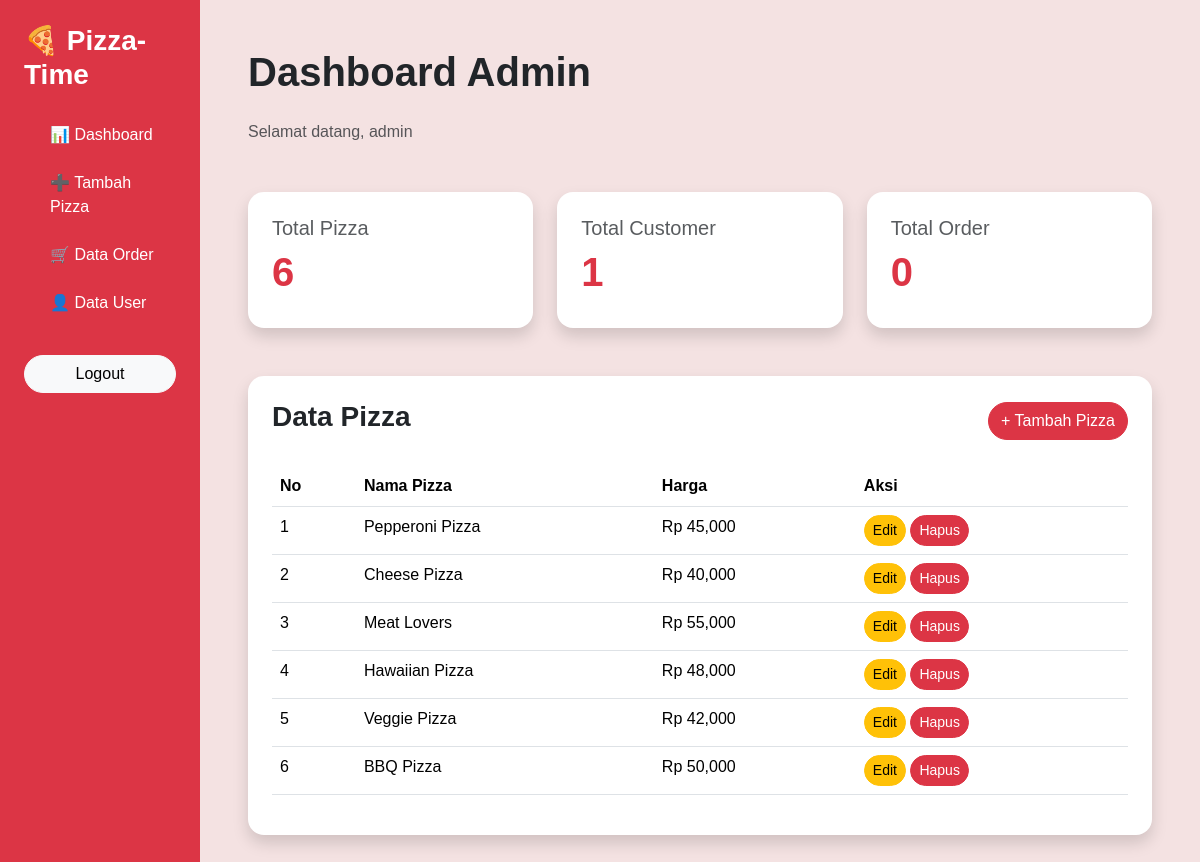
Page /admin/dashboard.php (signed in) on the committed database.
### tables this page shows
CREATE TABLE `pizza` (
  `id_pizza` int(11) NOT NULL,
  `nama_pizza` varchar(100) NOT NULL,
  `deskripsi` text NOT NULL,
  `harga` int(11) NOT NULL,
  `gambar` varchar(255) NOT NULL
);

### admin/dashboard.php (the view, shortened to what this page needs)
<?php
include '../koneksi.php';
$pizza = mysqli_query($koneksi,
    "SELECT * FROM pizza");
$total_pizza = mysqli_num_rows($pizza);
$user = mysqli_query($koneksi,
    "SELECT * FROM users
     WHERE role='customer'");
$total_user = mysqli_num_rows($user);
$order = mysqli_query($koneksi,
    "SELECT * FROM orders");
$total_order = mysqli_num_rows($order);
?>
<!DOCTYPE html>
<html lang="en">
<head>
    <link href="https://cdn.jsdelivr.net/npm/bootstrap@5.3.8/dist/css/bootstrap.min.css"
          rel="stylesheet">
    <link rel="stylesheet"
          href="../css/style.css">
</head>
<body>
<div class="container-fluid">
    <div class="row">
        <div class="col-md-2 bg-danger min-vh-100 p-4">
            <h3 class="text-white fw-bold mb-4">
                🍕 Pizza-Time
            </h3>
            <ul class="nav flex-column">
                <li class="nav-item mb-2">
                    <a href="dashboard.php"
                       class="nav-link text-white">
                       📊 Dashboard
                    </a>
                </li>
                <li class="nav-item mb-2">
                    <a href="tambah_pizza.php"
                       class="nav-link text-white">
                       ➕ Tambah Pizza
                    </a>
                </li>
                <li class="nav-item mb-2">
                    <a href="data_order.php"
                       class="nav-link text-white">
                       🛒 Data Order
                    </a>
                </li>
                <li class="nav-item mb-2">
                    <a href="data_users.php"
                       class="nav-link text-white">
                       👤 Data User
                    </a>
                </li>
                <li class="nav-item mt-4">
                    <a href="../logout.php"
                       class="btn btn-light w-100 rounded-pill">
                       Logout
                    </a>
                </li>
            </ul>
        </div>
        <div class="col-md-10 p-5">
            <h1 class="fw-bold mb-4">
                Dashboard Admin
            </h1>
            <p class="text-muted mb-5">
                Selamat datang,
                <?php echo $_SESSION['username']; ?>
            </p>
            <div class="row g-4 mb-5">
                <div class="col-md-4">
                    <div class="card border-0 shadow rounded-4 p-4">
                        <h5 class="text-muted">
                            Total Pizza
                        </h5>
                        <h1 class="fw-bold text-danger">
                            <?php echo $total_pizza; ?>
                        </h1>
                    </div>
                </div>
                <div class="col-md-4">
                    <div class="card border-0 shadow rounded-4 p-4">
                        <h5 class="text-muted">
                            Total Customer
                        </h5>
                        <h1 class="fw-bold text-danger">
                            <?php echo $total_user; ?>
                        </h1>
                    </div>
                </div>
                <div class="col-md-4">
                    <div class="card border-0 shadow rounded-4 p-4">
                        <h5 class="text-muted">
                            Total Order
                        </h5>
                        <h1 class="fw-bold text-danger">
                            <?php echo $total_order; ?>
                        </h1>
                    </div>
                </div>
            </div>
            <div class="card border-0 shadow rounded-4 p-4">
                <div class="d-flex justify-content-between align-items-center mb-4">
                    <h3 class="fw-bold">
                        Data Pizza
                    </h3>
                    <a href="tambah_pizza.php"
                       class="btn btn-danger rounded-pill">
                       + Tambah Pizza
                    </a>
                </div>
                <table class="table table-hover">
                    <thead>
                        <tr>
                            <th>No</th>
                            <th>Nama Pizza</th>
                            <th>Harga</th>
                            <th>Aksi</th>
                        </tr>
                    </thead>
                    <tbody>
                        <?php
                        $no = 1;
                        while($data = mysqli_fetch_assoc($pizza)) :
                        ?>
                        <tr>
                            <td>
                                <?php echo $no++; ?>
                            </td>
                            <td>
                                <?php echo $data['nama_pizza']; ?>
                            </td>
                            <td>
                                Rp <?php echo number_format($data['harga']); ?>
                            </td>
                            <td>
                                <a href="edit_pizza.php?id=<?php echo $data['id_pizza']; ?>"
                                   class="btn btn-warning btn-sm rounded-pill">
                                   Edit
                                </a>
                                <a href="hapus_pizza.php?id=<?php echo $data['id_pizza']; ?>"
                                   class="btn btn-danger btn-sm rounded-pill">
                                   Hapus
                                </a>
                            </td>
                        </tr>
                        <?php endwhile; ?>
                    </tbody>
                </table>
            </div>
        </div>
    </div>
</div>
</body>
</html>

### css/style.css (style rules this page uses)
* { margin: 0; padding: 0; box-sizing: border-box; }
body { background-color: #f4e2e2; font-family: Arial, sans-serif; }
.nav-link { color: white !important; font-weight: 500; margin-left: 10px; }

### rows in the picture
pizza: nama_pizza "Pepperoni Pizza", harga "45,000"
pizza: nama_pizza "Cheese Pizza", harga "40,000"
pizza: nama_pizza "Meat Lovers", harga "55,000"
pizza: nama_pizza "Hawaiian Pizza", harga "48,000"
pizza: nama_pizza "Veggie Pizza", harga "42,000"
pizza: nama_pizza "BBQ Pizza", harga "50,000"

### other values in the picture
$_SESSION['username'] "admin"
$total_pizza "6"
$total_user "1"
$total_order "0"
